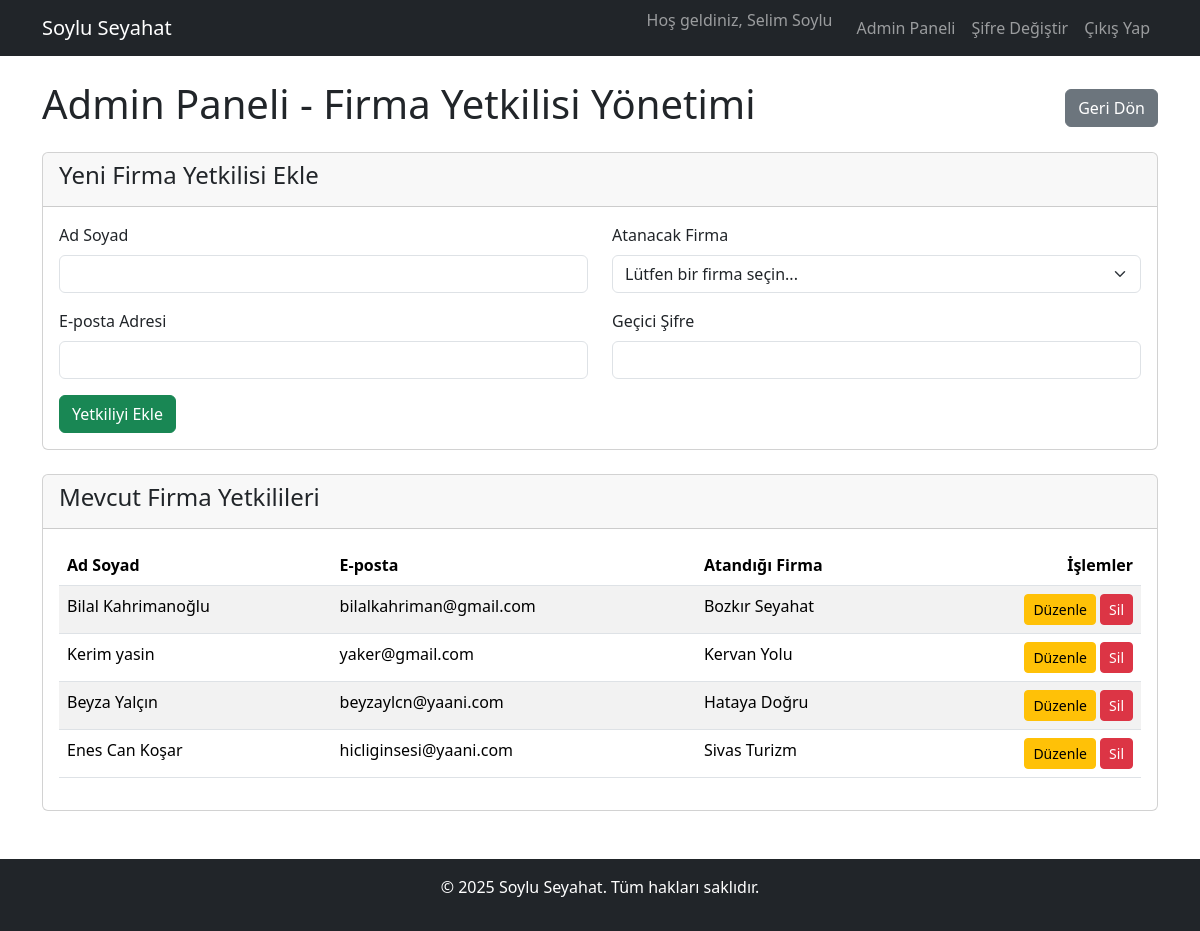
The app's page /admin_kullanici_yonetim.php (signed in) with its own data.
### tables this page shows
CREATE TABLE User (
    id TEXT PRIMARY KEY,
    full_name TEXT,
    email TEXT UNIQUE NOT NULL,
    role TEXT NOT NULL CHECK(role IN ('user', 'company', 'admin')), 
    password TEXT NOT NULL,
    balance REAL DEFAULT 800,
    created_at TEXT DEFAULT CURRENT_TIMESTAMP,
    company_id TEXT,
    FOREIGN KEY (company_id) REFERENCES Bus_Company(id)
);

CREATE TABLE Bus_Company (
id UUID PRIMARY KEY,
name TEXT UQ NN,
logo_path TEXT,
created_at TIMESTAMP);

### public/admin_kullanici_yonetim.php (the view, shortened to what this page needs)
<?php
$db = getDBConnection();
$stmt_users = $db->prepare("
    SELECT u.id, u.full_name, u.email, bc.name AS company_name
    FROM User AS u
    LEFT JOIN Bus_Company AS bc ON u.company_id = bc.id
    WHERE u.role = 'company'
    ORDER BY u.created_at DESC
");
$stmt_users->execute();
$company_users = $stmt_users->fetchAll();
include '../src/templates/header.php';
?>
<div class="d-flex justify-content-between align-items-center mb-3">
    <h1>Admin Paneli - Firma Yetkilisi Yönetimi</h1>
    <a href="admin_panel.php" class="btn btn-secondary">Geri Dön</a>
</div>
<div class="card mb-4">
    <div class="card-header"><h4>Yeni Firma Yetkilisi Ekle</h4></div>
    <div class="card-body">
        <form action="admin_kullanici_yonetim.php" method="POST">
            <div class="row">
                <div class="col-md-6 mb-3">
                    <label for="full_name" class="form-label">Ad Soyad</label>
                    <input type="text" class="form-control" name="full_name" required>
                </div>
                <div class="col-md-6 mb-3">
                    <label for="company_id" class="form-label">Atanacak Firma</label>
                    <select class="form-select" name="company_id" required>
                        <option value="" selected disabled>Lütfen bir firma seçin...</option>
                    </select>
                </div>
            </div>
            <div class="row">
                <div class="col-md-6 mb-3">
                    <label for="email" class="form-label">E-posta Adresi</label>
                    <input type="email" class="form-control" name="email" required>
                </div>
                <div class="col-md-6 mb-3">
                    <label for="password" class="form-label">Geçici Şifre</label>
                    <input type="password" class="form-control" name="password" required>
                </div>
            </div>
            <button class="btn btn-success" type="submit" name="add_user">Yetkiliyi Ekle</button>
        </form>
    </div>
</div>
<div class="card">
    <div class="card-header"><h4>Mevcut Firma Yetkilileri</h4></div>
    <div class="card-body">
        <table class="table table-striped">
            <thead>
                <tr>
                    <th>Ad Soyad</th>
                    <th>E-posta</th>
                    <th>Atandığı Firma</th>
                    <th class="text-end">İşlemler</th>
                </tr>
            </thead>
            <tbody>
                <?php foreach ($company_users as $user): ?>
                    <tr>
                        <td><?php echo htmlspecialchars($user['full_name']); ?></td>
                        <td><?php echo htmlspecialchars($user['email']); ?></td>
                        <td>
                            <?php if ($user['company_name']): ?>
                                <?php echo htmlspecialchars($user['company_name']); ?>
                            <?php else: ?>
                                <span class="text-danger">Atanmamış</span>
                            <?php endif; ?>
                        </td>
                        <td class="text-end">
                            <a href="admin_kullanici_duzenle.php?id=<?php echo $user['id']; ?>" class="btn btn-sm btn-warning">Düzenle</a>
                            <a href="admin_kullanici_sil.php?id=<?php echo $user['id']; ?>" class="btn btn-sm btn-danger" onclick="return confirm('Bu kullanıcıyı silmek istediğinizden emin misiniz?');">Sil</a>
                        </td>
                    </tr>
                <?php endforeach; ?>
            </tbody>
        </table>
    </div>
</div>
<?php include '../src/templates/footer.php'; ?>

### public/assets/css/style.css (style rules this page uses)
html, body { height: 100%; margin: 0; }
body { display: flex; flex-direction: column; }

### records on screen
user: full_name "Bilal Kahrimanoğlu", email "bilalkahriman@gmail.com", company.name "Bozkır Seyahat"
user: full_name "Kerim yasin", email "yaker@gmail.com", company.name "Kervan Yolu"
user: full_name "Beyza Yalçın", email "beyzaylcn@yaani.com", company.name "Hataya Doğru"
user: full_name "Enes Can Koşar", email "hicliginsesi@yaani.com", company.name "Sivas Turizm"

### other values on screen
$_SESSION['full_name'] "Selim Soylu"
